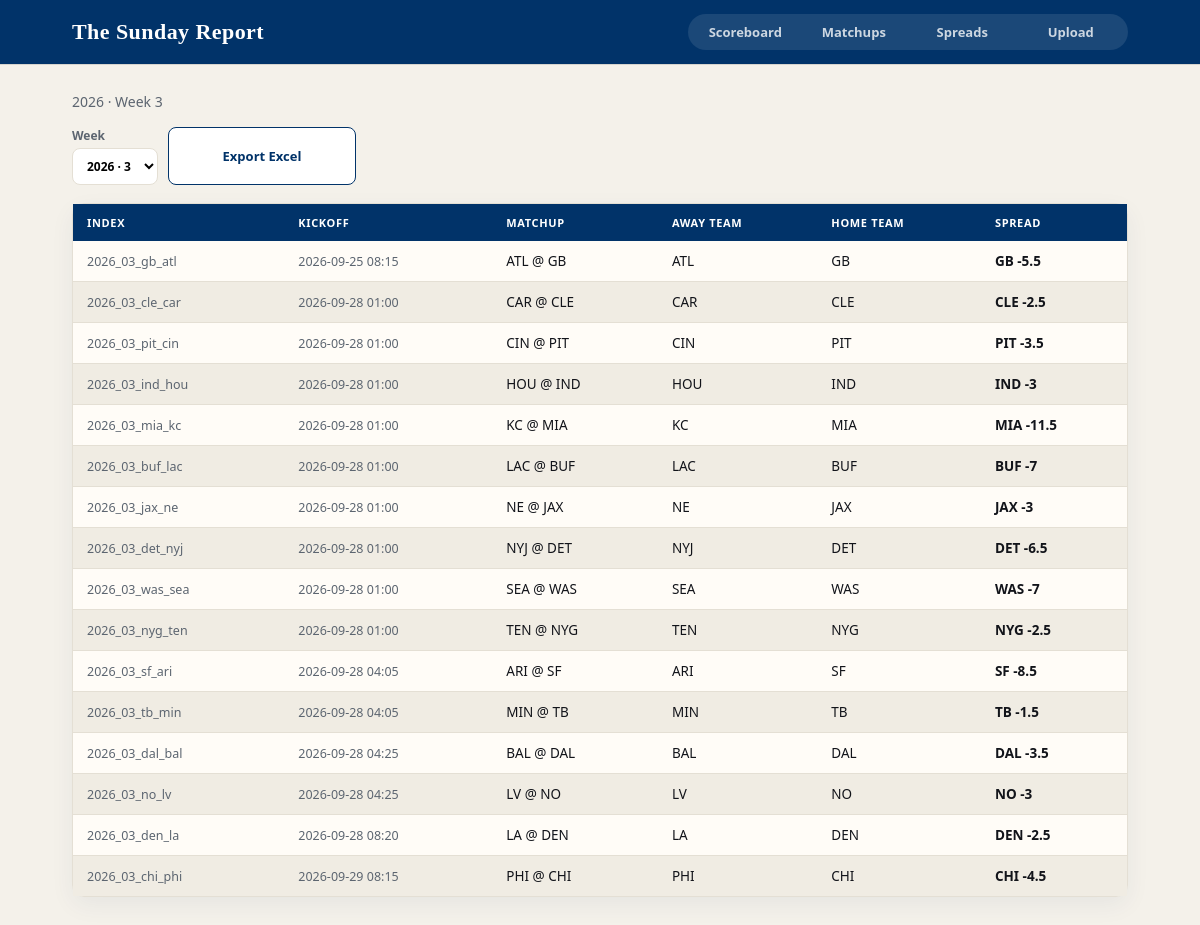
The page /past on the database its author committed.
### app/models.py (models this page shows)
class Base(DeclarativeBase):
    pass

class Matchup(Base):
    __tablename__ = "matchups"
    id: Mapped[str] = mapped_column(String, primary_key=True)
    season_year: Mapped[int] = mapped_column(Integer, nullable=False, index=True)
    season_week: Mapped[int] = mapped_column(Integer, nullable=False, index=True)
    home_team: Mapped[str] = mapped_column(String, nullable=False)
    away_team: Mapped[str] = mapped_column(String, nullable=False)
    kickoff: Mapped[str | None] = mapped_column(String, nullable=True)
    home_score: Mapped[int | None] = mapped_column(Integer, nullable=True)
    away_score: Mapped[int | None] = mapped_column(Integer, nullable=True)
    picks: Mapped[list["Pick"]] = relationship(back_populates="matchup")

### app/routers/week.py (the view)
@router.get("/past", response_class=HTMLResponse)
def past(request: Request, conn: DbConn, week: int | None = None):
    week_list = _past_week_list(conn)
    ctx = {
        "season": SEASON,
        "week": None,
        "week_list": week_list,
        "rows": [],
        "nav": "past",
    }
    if week_list:
        season, shown = _pick_past(week_list, week)
        ctx.update(
            {
                "season": season,
                "week": shown,
                "rows": [view_matchup(m) for m in db.matchups_for(conn, season, shown)],
            }
        )
    if is_htmx(request):
        return templates.TemplateResponse(request, "partials/past_board.html", ctx)
    return templates.TemplateResponse(request, "past.html", ctx)

### app/templates/past.html
{% extends "base.html" %}
{% block body %}
{% if not week_list %}
<p class="muted">No stored past spreads yet. Pull this week’s lines, then they’ll show up here after the week is over.</p>
{% else %}
{% include "partials/past_board.html" %}
{% endif %}
{% endblock %}

### app/templates/base.html (shortened to what this page needs)
<!DOCTYPE html>
<html lang="en">
<head>
  <link rel="stylesheet" href="/static/style.css">
</head>
<body>
  <header class="top">
    <div class="wrap top-inner">
      <h1>The Sunday Report</h1>
      <nav class="tabs tabs-4">
        <a href="/scoreboard" {% if nav == "scoreboard" %}class="active"{% endif %}>Scoreboard</a>
        <a href="/matchups" {% if nav == "matchups" %}class="active"{% endif %}>Matchups</a>
        <a href="/spreads" {% if nav == "spreads" %}class="active"{% endif %}>Spreads</a>
        <a href="/upload" {% if nav == "upload" %}class="active"{% endif %}>Upload</a>
      </nav>
    </div>
  </header>
  <div class="wrap main">
    {% block body %}{% endblock %}
  </div>
</body>
</html>

### app/templates/partials/past_board.html
<div id="board">
  <p class="muted">{{ season }} · Week {{ week }}</p>
  <div class="toolbar">
    <form class="form">
      <label>Week
        <select name="week" hx-get="/past" hx-target="#board" hx-swap="outerHTML">
          {% for s, w in week_list %}
          <option value="{{ w }}" {% if w == week %}selected{% endif %}>{{ s }} · {{ w }}</option>
          {% endfor %}
        </select>
      </label>
    </form>
    <a class="btn btn-ghost" href="/export/past?week={{ week }}">Export Excel</a>
  </div>
  {% with empty="No spreads stored for this week." %}
  {% include "partials/spread_table.html" %}
  {% endwith %}
</div>

### app/templates/partials/spread_table.html
<div class="table-card" id="table">
  <table>
    <thead>
      <tr><th>Index</th><th>Kickoff</th><th>Matchup</th><th>Away Team</th><th>Home Team</th><th>Spread</th></tr>
    </thead>
    <tbody>
      {% for r in rows %}
      <tr>
        <td class="mono">{{ r.index }}</td>
        <td class="mono">{{ r.kickoff }}</td>
        <td>{{ r.game }}</td>
        <td>{{ r.away_team }}</td>
        <td>{{ r.home_team }}</td>
        <td class="spread">{% if r.vegas_hint %}<span class="tip">{{ r.vegas_hint }}</span>{% endif %}{{ r.vegas }}</td>
      </tr>
      {% else %}
      <tr><td colspan="6">{{ empty|default("No games this week.") }}</td></tr>
      {% endfor %}
    </tbody>
  </table>
</div>

### app/static/style.css (style rules this page uses)
:root { --navy: #013369; --navy-2: #0a4a8a; --red: #d50a0a; --red-2: #b00808; --paper: #f4f1ea; --card: #fffcf7; --fg: #12141a; --muted: #5c6570; --line: #e4dfd4; --stripe: #f0ece3; --top-h: 64px; }
* { box-sizing: border-box; }
body { margin: 0; background: var(--paper); color: var(--fg); font-family: system-ui, -apple-system, "Segoe UI", sans-serif; }
.wrap { max-width: 1120px; margin: 0 auto; padding: 0 32px; }
.top { position: sticky; top: 0; z-index: 20; height: var(--top-h); background: var(--navy); color: #fff; box-shadow: 0 1px 0 rgba(0, 0, 0, 0.12); }
.top-inner { height: 100%; display: flex; align-items: center; justify-content: space-between; gap: 24px; }
h1 { font-family: Georgia, "Times New Roman", serif; color: #fff; margin: 0; font-size: 22px; font-weight: 600; letter-spacing: 0.02em; }
.tabs { display: grid; grid-template-columns: repeat(3, minmax(0, 1fr)); min-width: 360px; padding: 3px; background: rgba(255, 255, 255, 0.1); border-radius: 999px; font-size: 13px; font-weight: 600; }
.tabs-4 { grid-template-columns: repeat(4, minmax(0, 1fr)); min-width: 440px; }
.tabs a { color: rgba(255, 255, 255, 0.78); text-decoration: none; padding: 6px 8px; border-radius: 999px; text-align: center; display: block; }
.main { padding: 28px 32px 48px; }
.muted { color: var(--muted); margin: 0 0 16px; font-size: 14px; }
.table-card { background: var(--card); border: 1px solid var(--line); border-radius: 12px; overflow: visible; box-shadow: 0 8px 24px rgba(1, 51, 105, 0.06); }
table { width: 100%; border-collapse: collapse; font-size: 13.5px; }
th, td { padding: 11px 14px; text-align: left; border: 0; }
th { background: var(--navy); color: #fff; font-size: 11px; font-weight: 650; text-transform: uppercase; letter-spacing: 0.06em; }
td { border-bottom: 1px solid var(--line); }
tbody tr:last-child td { border-bottom: 0; }
tbody tr:nth-child(even) { background: var(--stripe); }
.spread { position: relative; font-variant-numeric: tabular-nums; font-weight: 650; }
.mono { font-variant-numeric: tabular-nums; color: var(--muted); font-size: 12.5px; }
.form { display: grid; gap: 12px; max-width: 420px; }
.toolbar { display: flex; gap: 10px; align-items: stretch; flex-wrap: wrap; margin-bottom: 18px; }
.toolbar .form { max-width: none; margin: 0; }
.toolbar form { margin: 0; display: flex; }
.toolbar button, .toolbar a.btn { width: 11.75rem; min-height: 38px; padding: 9px 12px; text-align: center; display: inline-flex; align-items: center; justify-content: center; }
label { display: grid; gap: 4px; font-size: 12px; color: var(--muted); font-weight: 600; }
input, select { padding: 8px 10px; font: inherit; border: 1px solid var(--line); border-radius: 8px; background: #fff; }
.btn, button { border: 1px solid transparent; padding: 9px 14px; font: inherit; font-size: 13px; font-weight: 650; cursor: pointer; width: fit-content; border-radius: 8px; text-decoration: none; display: inline-block; }
.btn-ghost, a.btn:not(.btn-primary), button:not(.btn-primary) { background: #fff; color: var(--navy); border-color: var(--navy); }

### rows shown on the page
Matchup: season_year "2026", index "2026_03_gb_atl", kickoff "2026-09-25 08:15", game "ATL @ GB", away_team "ATL", home_team "GB", vegas "GB -5.5"
Matchup: index "2026_03_cle_car", kickoff "2026-09-28 01:00", game "CAR @ CLE", away_team "CAR", home_team "CLE", vegas "CLE -2.5"
Matchup: index "2026_03_pit_cin", kickoff "2026-09-28 01:00", game "CIN @ PIT", away_team "CIN", home_team "PIT", vegas "PIT -3.5"
Matchup: index "2026_03_ind_hou", kickoff "2026-09-28 01:00", game "HOU @ IND", away_team "HOU", home_team "IND", vegas "IND -3"
Matchup: index "2026_03_mia_kc", kickoff "2026-09-28 01:00", game "KC @ MIA", away_team "KC", home_team "MIA", vegas "MIA -11.5"
Matchup: index "2026_03_buf_lac", kickoff "2026-09-28 01:00", game "LAC @ BUF", away_team "LAC", home_team "BUF", vegas "BUF -7"
Matchup: index "2026_03_jax_ne", kickoff "2026-09-28 01:00", game "NE @ JAX", away_team "NE", home_team "JAX", vegas "JAX -3"
Matchup: index "2026_03_det_nyj", kickoff "2026-09-28 01:00", game "NYJ @ DET", away_team "NYJ", home_team "DET", vegas "DET -6.5"
Matchup: index "2026_03_was_sea", kickoff "2026-09-28 01:00", game "SEA @ WAS", away_team "SEA", home_team "WAS", vegas "WAS -7"
Matchup: index "2026_03_nyg_ten", kickoff "2026-09-28 01:00", game "TEN @ NYG", away_team "TEN", home_team "NYG", vegas "NYG -2.5"
Matchup: index "2026_03_sf_ari", kickoff "2026-09-28 04:05", game "ARI @ SF", away_team "ARI", home_team "SF", vegas "SF -8.5"
Matchup: index "2026_03_tb_min", kickoff "2026-09-28 04:05", game "MIN @ TB", away_team "MIN", home_team "TB", vegas "TB -1.5"
Matchup: index "2026_03_dal_bal", kickoff "2026-09-28 04:25", game "BAL @ DAL", away_team "BAL", home_team "DAL", vegas "DAL -3.5"
Matchup: index "2026_03_no_lv", kickoff "2026-09-28 04:25", game "LV @ NO", away_team "LV", home_team "NO", vegas "NO -3"
Matchup: index "2026_03_den_la", kickoff "2026-09-28 08:20", game "LA @ DEN", away_team "LA", home_team "DEN", vegas "DEN -2.5"
Matchup: index "2026_03_chi_phi", kickoff "2026-09-29 08:15", game "PHI @ CHI", away_team "PHI", home_team "CHI", vegas "CHI -4.5"

### other values the page prints
{{ week }} "3"
form field week "2026 · 3"
